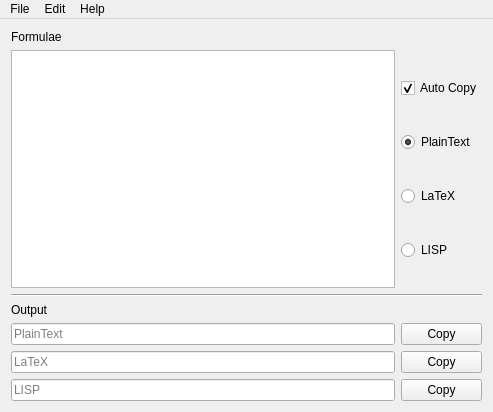
<?xml version="1.0" encoding="UTF-8"?>
<ui version="4.0">
 <class>MainWindow</class>
 <widget class="QMainWindow" name="MainWindow">
  <property name="geometry">
   <rect>
    <x>0</x>
    <y>0</y>
    <width>493</width>
    <height>412</height>
   </rect>
  </property>
  <property name="windowTitle">
   <string>logic-builder</string>
  </property>
  <widget class="QWidget" name="centralWidget">
   <layout class="QGridLayout" name="gridLayout">
    <item row="1" column="1">
     <layout class="QGridLayout" name="gridLayout_2">
      <item row="1" column="0">
       <widget class="QRadioButton" name="radio_plain">
        <property name="text">
         <string>PlainText</string>
        </property>
        <property name="checked">
         <bool>true</bool>
        </property>
       </widget>
      </item>
      <item row="2" column="0">
       <widget class="QRadioButton" name="radio_latex">
        <property name="text">
         <string>LaTeX</string>
        </property>
       </widget>
      </item>
      <item row="0" column="0">
       <widget class="QCheckBox" name="checkBox">
        <property name="text">
         <string>Auto Copy</string>
        </property>
        <property name="checked">
         <bool>true</bool>
        </property>
       </widget>
      </item>
      <item row="3" column="0">
       <widget class="QRadioButton" name="radio_lisp">
        <property name="text">
         <string>LISP</string>
        </property>
       </widget>
      </item>
     </layout>
    </item>
    <item row="3" column="0" colspan="2">
     <widget class="QLabel" name="label">
      <property name="text">
       <string>Output</string>
      </property>
     </widget>
    </item>
    <item row="0" column="0" colspan="2">
     <widget class="QLabel" name="label_2">
      <property name="text">
       <string>Formulae</string>
      </property>
     </widget>
    </item>
    <item row="2" column="0" colspan="2">
     <widget class="Line" name="line">
      <property name="orientation">
       <enum>Qt::Horizontal</enum>
      </property>
     </widget>
    </item>
    <item row="5" column="1">
     <widget class="QPushButton" name="button_copy_plain">
      <property name="text">
       <string>Copy</string>
      </property>
     </widget>
    </item>
    <item row="6" column="1">
     <widget class="QPushButton" name="button_copy_latex">
      <property name="text">
       <string>Copy</string>
      </property>
     </widget>
    </item>
    <item row="7" column="1">
     <widget class="QPushButton" name="button_copy_lisp">
      <property name="text">
       <string>Copy</string>
      </property>
     </widget>
    </item>
    <item row="1" column="0">
     <widget class="QListView" name="listView"/>
    </item>
    <item row="5" column="0">
     <widget class="QLineEdit" name="line_plain">
      <property name="readOnly">
       <bool>true</bool>
      </property>
      <property name="placeholderText">
       <string>PlainText</string>
      </property>
     </widget>
    </item>
    <item row="6" column="0">
     <widget class="QLineEdit" name="line_latex">
      <property name="readOnly">
       <bool>true</bool>
      </property>
      <property name="placeholderText">
       <string>LaTeX</string>
      </property>
     </widget>
    </item>
    <item row="7" column="0">
     <widget class="QLineEdit" name="line_lisp">
      <property name="readOnly">
       <bool>true</bool>
      </property>
      <property name="placeholderText">
       <string>LISP</string>
      </property>
     </widget>
    </item>
   </layout>
  </widget>
  <widget class="QMenuBar" name="menuBar">
   <property name="geometry">
    <rect>
     <x>0</x>
     <y>0</y>
     <width>493</width>
     <height>25</height>
    </rect>
   </property>
   <widget class="QMenu" name="menuFile">
    <property name="title">
     <string>File</string>
    </property>
    <addaction name="actionSave"/>
    <addaction name="separator"/>
    <addaction name="actionLoad"/>
    <addaction name="actionSave_As"/>
    <addaction name="separator"/>
    <addaction name="actionExit"/>
   </widget>
   <widget class="QMenu" name="menuEdit">
    <property name="title">
     <string>Edit</string>
    </property>
    <addaction name="actionUndo"/>
    <addaction name="actionRedo"/>
    <addaction name="separator"/>
    <addaction name="actionPreferences"/>
   </widget>
   <widget class="QMenu" name="menuHelp">
    <property name="title">
     <string>Help</string>
    </property>
    <addaction name="actionTutorial"/>
    <addaction name="separator"/>
    <addaction name="actionAbout"/>
   </widget>
   <addaction name="menuFile"/>
   <addaction name="menuEdit"/>
   <addaction name="menuHelp"/>
  </widget>
  <action name="actionSave">
   <property name="text">
    <string>Open</string>
   </property>
  </action>
  <action name="actionExit">
   <property name="text">
    <string>Exit</string>
   </property>
  </action>
  <action name="actionLoad">
   <property name="text">
    <string>Save</string>
   </property>
  </action>
  <action name="actionSave_As">
   <property name="text">
    <string>Save As</string>
   </property>
  </action>
  <action name="actionAbout">
   <property name="text">
    <string>About</string>
   </property>
  </action>
  <action name="actionTutorial">
   <property name="text">
    <string>Tutorial</string>
   </property>
  </action>
  <action name="actionUndo">
   <property name="text">
    <string>Undo</string>
   </property>
  </action>
  <action name="actionRedo">
   <property name="text">
    <string>Redo</string>
   </property>
  </action>
  <action name="actionPreferences">
   <property name="text">
    <string>Preferences</string>
   </property>
  </action>
 </widget>
 <layoutdefault spacing="6" margin="11"/>
 <resources/>
 <connections/>
</ui>
